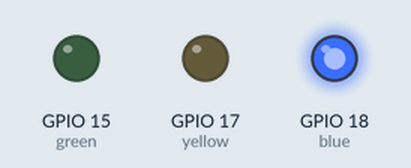
A program run on a simulated Raspberry Pi (BCM pin numbers). On the bench: output pins drawn as LEDs (lit = HIGH).

Above: at 5.0 s.
At 13.5 s:
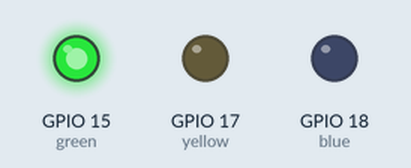
At 18.6 s:
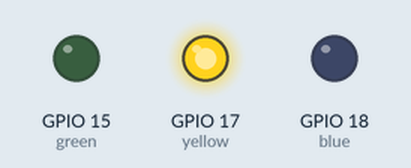
Timing chart, 0 to 26.4 s (numbered marks = the images above):
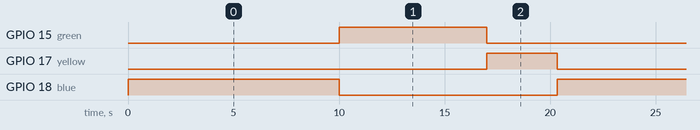

Measured:
- by itself, GPIO 15 (green): alternates HIGH for 7.0 s and LOW for 13.3 s
- by itself, GPIO 17 (yellow): alternates HIGH for 3.3 s and LOW for 17.0 s
- by itself, GPIO 18 (blue): alternates HIGH for 10.0 s and LOW for 10.3 s

The program:

Traffic.py
```python
from gpiozero import LED
from time import sleep

# Pin definitions
greenlight = 15
yellowlight = 17
redlight = 18

# Setup LED objects
blue = LED(redlight)
yellow = LED(yellowlight)
green = LED(greenlight)

def loop():
    # Blue ON, others OFF
    blue.on()
    yellow.off()
    green.off()
    sleep(10)

    # Green ON, others OFF
    blue.off()
    yellow.off()
    green.on()
    sleep(7)

    # Yellow ON, others OFF
    blue.off()
    yellow.on()
    green.off()
    sleep(3.3333333333333333333333333333333333)

if __name__ == "__main__":
    try:
        while True:
            loop()
    except KeyboardInterrupt:
        # Turn everything off on exit
        blue.off()
        yellow.off()
        green.off()
```
